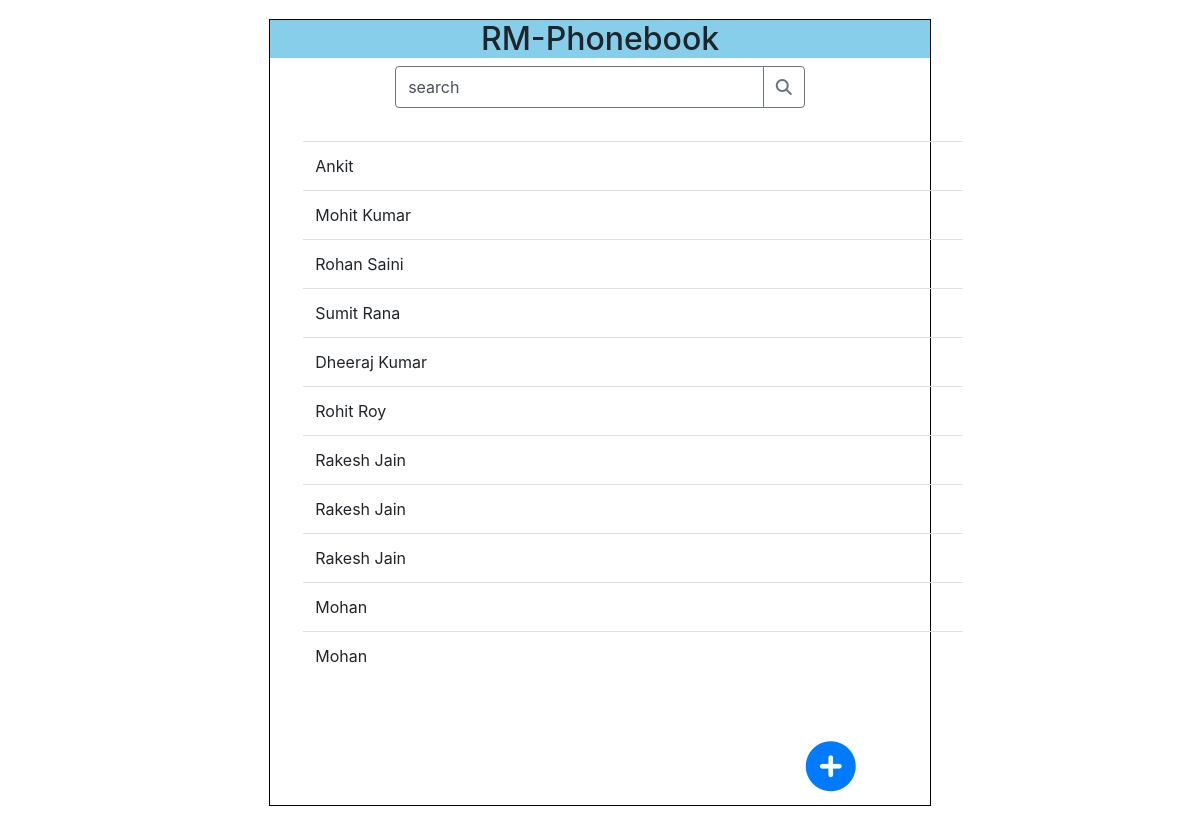
The app's page /home.php with its own data.
### tables this page shows
CREATE TABLE `contacts` (
  `con_id` int(3) NOT NULL,
  `name` varchar(255) NOT NULL,
  `dob` date NOT NULL,
  `phone` varchar(30) NOT NULL,
  `email` varchar(255) NOT NULL
);

### home.php (the view, shortened to what this page needs)
<?php include "db.php"; ?>
<!DOCTYPE html>
<html lang="en">
<head>
    <link rel="stylesheet" href="https://maxcdn.bootstrapcdn.com/bootstrap/4.0.0/css/bootstrap.min.css">
   <link rel="stylesheet" type="text/css" href="styles.css">
</head>
<body>
   <div class="container-fluid">
     <div class="row">
        <div class="col-12">
   	<center>
   		<div class="col-10">
        <div id="box">
          <div id="sitename">
            <h2>RM-Phonebook</h2>
          </div>
       <div class="col-md-8 mb-4">
        <div class="input-group">
                <input class="form-control border-secondary py-2" type="search" value="search">
                <div class="input-group-append">
                    <button class="btn btn-outline-secondary" type="button">
                       <i class="fa fa-search" aria-hidden="true"></i>
                    </button>
                </div>
        </div>
        </div>
       <table class="table table-hover tablem">
    <tbody>
        <?php
          $query = "SELECT * FROM contacts";
          $select_contacts = mysqli_query($connection,$query);
          while($row = mysqli_fetch_assoc($select_contacts)) {
            $n = $row['name'];
         echo "<tr>";
         echo "<td>{$n}</td>";
         echo "</tr>";
        }
     ?>
       </tbody>
       </table>
         <div id="addButton">
         	<a href="add.php"  style="font-size: 50px;" > <i class="fas fa-plus-circle"></i></a>
         </div>
     </div>
     </div>
    </center>
     </div>
    </div>
   </div>
</body>
</body>
</html>

### styles.css (style rules this page uses)
#box { border: 1px solid black; margin: 2% 15% 10% 15%; }
#sitename { background-color: skyblue; }
#addButton { margin-top: 50px; padding-left: 70%; }
.tablem { margin: 5%; }

### records on screen
contacts: name "Ankit"
contacts: name "Mohit Kumar"
contacts: name "Rohan Saini"
contacts: name "Sumit Rana"
contacts: name "Dheeraj Kumar"
contacts: name "Rohit Roy"
contacts: name "Rakesh Jain"
contacts: name "Rakesh Jain"
contacts: name "Rakesh Jain"
contacts: name "Mohan"
contacts: name "Mohan"
